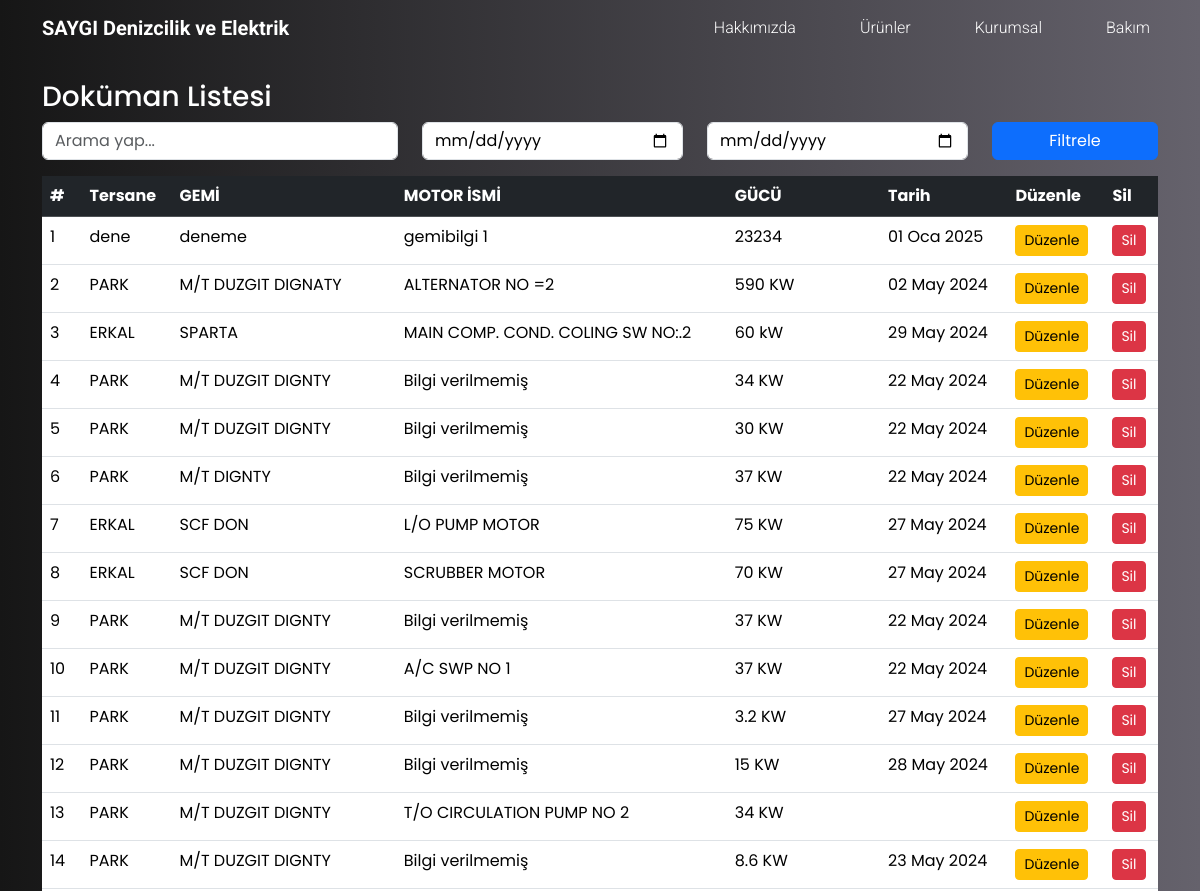
The page /care/list/ (upper part) on the database as committed earlier.
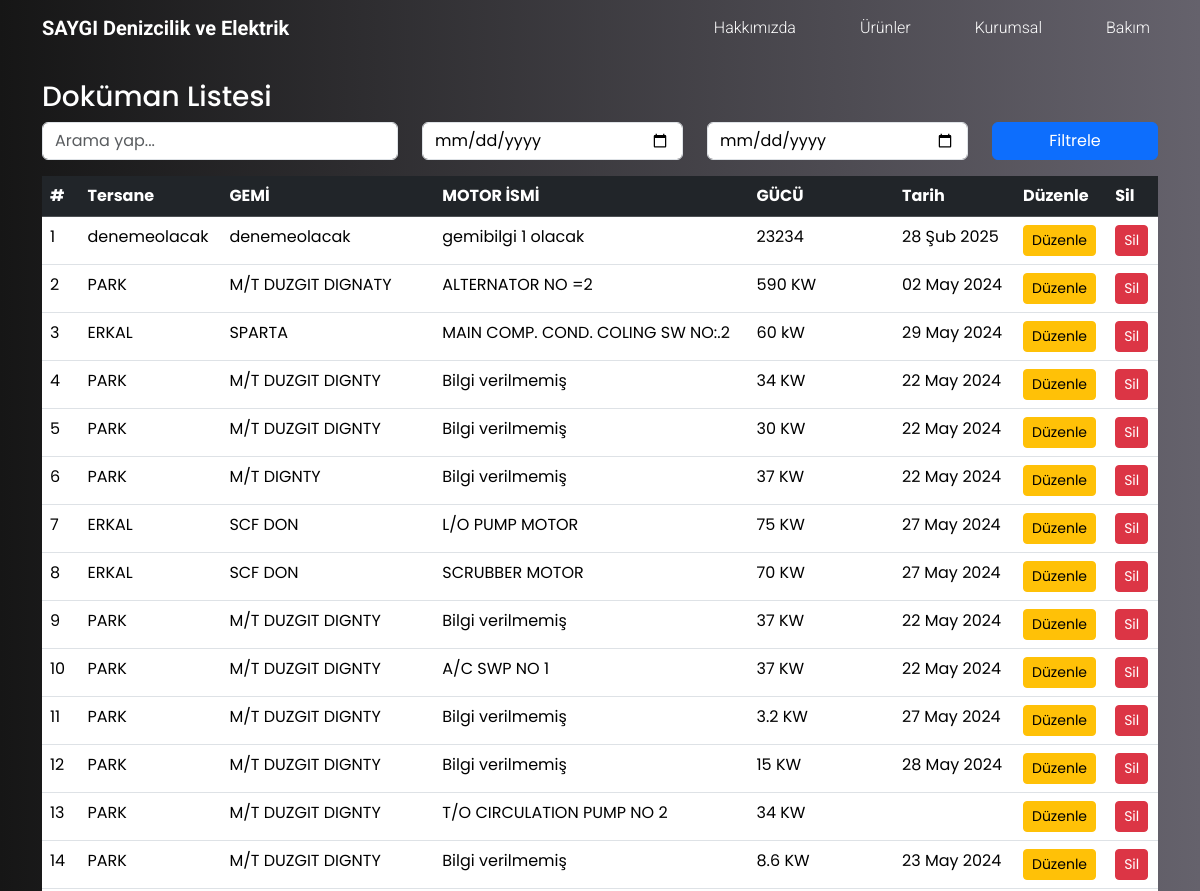
The same page on the database as committed later.
### jobs/models.py (models this page shows, shortened)
class Dokuman(models.Model):
    tersane = models.CharField(max_length=255)
    gemi = models.CharField(max_length=255)
    motor_ismi = models.CharField(max_length=255)
    is_no = models.CharField(max_length=255)
    musteri_ismi = models.CharField(max_length=255)
    tarih = models.DateField(null=True, blank=True, default=date.today)
    cihaz_teslim_alan = models.CharField(max_length=255)
    cihaz_turu = models.CharField(max_length=255)
    model = models.CharField(max_length=255)
    cihaz_markasi = models.CharField(max_length=255)
    seri_no = models.CharField(max_length=255)
    gucu = models.CharField(max_length=255)
    akim = models.CharField(max_length=255)
    voltaj = models.CharField(max_length=255)
    devir = models.CharField(max_length=255)
    ikaz_akimi = models.CharField(max_length=255)
    ikaz_voltaji = models.CharField(max_length=255)
    gelis_nedeni = models.CharField(max_length=255)
    parca = models.BooleanField(default=False)
    eksik_malzemeler = models.CharField(max_length=255)
    monte = models.BooleanField(default=False)
    demonte = models.BooleanField(default=False)
    kasnak_kaplin = models.BooleanField(default=False)
    fan_tasi = models.BooleanField(default=False)
    ayaklar = models.BooleanField(default=False)
    kama = models.BooleanField(default=False)
    klemens = models.BooleanField(default=False)
    fircalar = models.BooleanField(default=False)
    on_kapak = models.BooleanField(default=False)
    klemens_kapagi_kut = models.BooleanField(default=False)
    komurlar = models.BooleanField(default=False)
    arka_kapak = models.BooleanField(default=False)
    fan_pervane = models.BooleanField(default=False)
    rulmanlar = models.BooleanField(default=False)
    rulman_numarasi_on = models.CharField(max_length=255)
    rulman_numarasi_arka = models.CharField(max_length=255)
    demonte_eden = models.CharField(max_length=255)
    demonte_tarih = models.DateField(null=True, blank=True)
    saran_onaran = models.CharField(max_length=255)
    saran_onaran_tarih = models.DateField(null=True, blank=True)
    monte_eden = models.CharField(max_length=255)
    monte_eden_tarih = models.DateField(null=True, blank=True)
    test_eden = models.CharField(max_length=255)
    test_eden_tarih = models.DateField(null=True, blank=True)
    izolasyon_degerleri = models.CharField(max_length=25)
    calisma_akimi = models.CharField(max_length=255)
    calisma_gerilimi = models.CharField(max_length=255)
    diger_olcum_degerleri = models.CharField(max_length=255)
    test_cihazlari = models.CharField(max_length=255)
    yapilan_islemler = models.TextField(max_length=255)
    created_at = models.DateTimeField(auto_now_add=True)

### jobs/views.py (the view, shortened to what this page needs)
# urls.py: path("care/list/", dokuman_list, name="dokuman_list"),
def dokuman_list(request):
    query = request.GET.get("q", "")
    start_date = request.GET.get("start_date", "")
    end_date = request.GET.get("end_date", "")
    dokumanlar = Dokuman.objects.all().order_by("-created_at")
    if query:
        dokumanlar = dokumanlar.filter(
            Q(tersane__icontains=query)
            | Q(gemi__icontains=query)
            | Q(motor_ismi__icontains=query)
        )
    paginator = Paginator(dokumanlar, 50)
    page_number = request.GET.get("page")
    page_obj = paginator.get_page(page_number)
    return render(
        request,
        "care/list.html",
        {
            "dokumanlar": page_obj,
            "query": query,
            "start_date": start_date,
            "end_date": end_date,
        },
    )

### jobs/templates/care/list.html (shortened to what this page needs)
{% extends "base.html" %}
{% load static %}
{% block content %}
    <div class="container mt-4">
        <h3>Doküman Listesi</h3>
        <form method="GET" class="mb-3">
            <div class="row">
                <div class="col-md-4">
                    <input type="text"
                           name="q"
                           placeholder="Arama yap..."
                           value="{{ query }}"
                           class="form-control">
                </div>
                <div class="col-md-3">
                    <input type="date"
                           name="start_date"
                           value="{{ start_date|default:'' }}"
                           class="form-control">
                </div>
                <div class="col-md-3">
                    <input type="date"
                           name="end_date"
                           value="{{ end_date|default:'' }}"
                           class="form-control">
                </div>
                <div class="col-md-2">
                    <button type="submit" class="btn btn-primary w-100">Filtrele</button>
                </div>
            </div>
        </form>
        <table class="table table-striped table-hover">
            <thead class="table-dark">
                <tr>
                    <th>#</th>
                    <th>Tersane</th>
                    <th>GEMİ</th>
                    <th>MOTOR İSMİ</th>
                    <th>GÜCÜ</th>
                    <th>Tarih</th>
                    <th>Düzenle</th>
                    <th>Sil</th>
                </tr>
            </thead>
            <tbody>
                {% for dokuman in dokumanlar %}
                    <tr>
                        <td>{{ forloop.counter }}</td>
                        <td>{{ dokuman.tersane }}</td>
                        <td>{{ dokuman.gemi }}</td>
                        <td>{{ dokuman.motor_ismi }}</td>
                        <td>{{ dokuman.gucu }}</td>
                        <td>{{ dokuman.tarih|date:"d M Y" }}</td>
                        <td>
                            <a href="{% url 'dokuman_duzenle' dokuman.id %}"
                               class="btn btn-warning btn-sm">Düzenle</a>
                        </td>
                        <td>
                            <button type="button"
                                    class="btn btn-danger btn-sm"
                                    data-bs-toggle="modal"
                                    data-bs-target="#silModal{{ dokuman.id }}">Sil</button>
                        </td>
                    </tr>
                {% empty %}
                    <tr>
                        <td colspan="9" class="text-center ">Henüz doküman eklenmemiş.</td>
                    </tr>
                {% endfor %}
            </tbody>
        </table>
    </div>
{% endblock content %}

Rows that differ between the two databases and show on the page:
changed Dokuman: tersane "dene" → "denemeolacak"; gemi "deneme" → "denemeolacak"; motor_ismi "gemibilgi 1" → "gemibilgi 1 olacak"; tarih "01 Oca 2025" → "28 Şub 2025"
